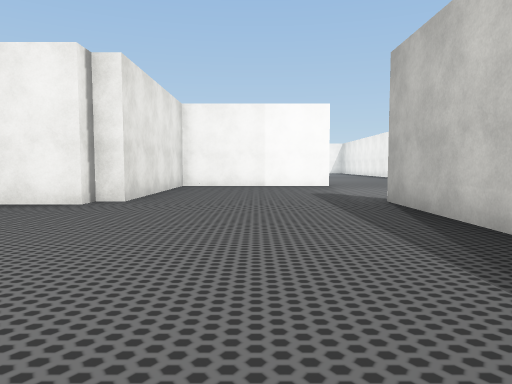
[1] (above)

24 first-person views from a walk through a Unity game level. The camera is 1.2 m above the floor, tilts 4° down and sees 70° across. The floor is counted in squares, 2 m on a side. Each view is taken from the middle of a square. On the plan, view 1 faces up. The plan holds only what a view shows up to about 10 squares ahead; the rest is blank. The place goes on beyond the plan. Some animated figures are not drawn. Door leaves are left out, so doorways stand open. Some surface patterns are stand-ins.

[2]
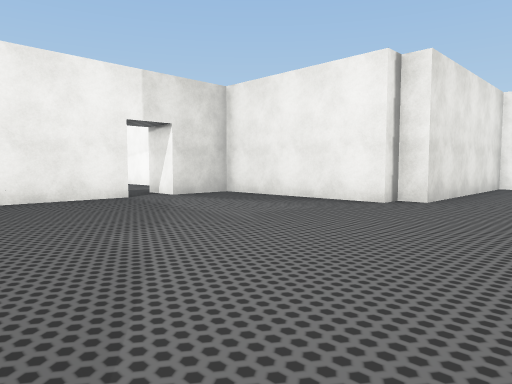

[3]
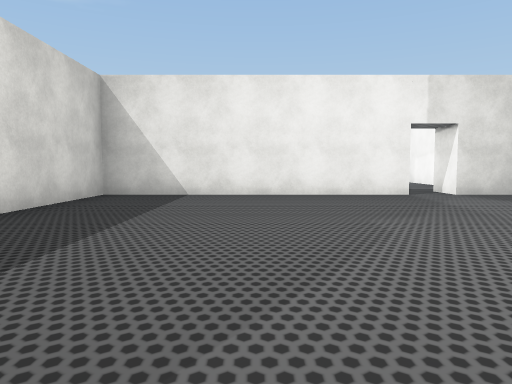

[4]
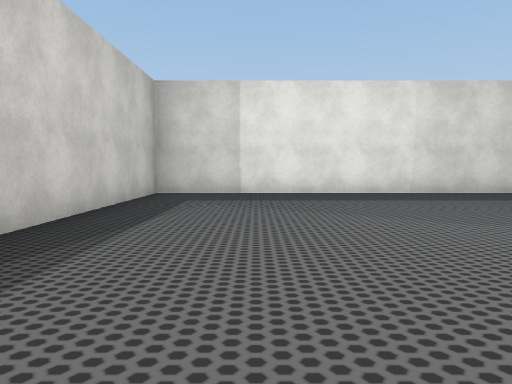

[5]
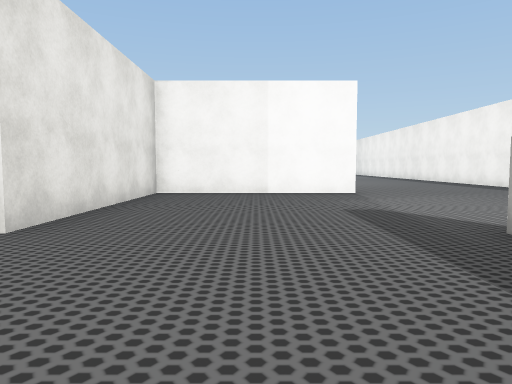

[6]
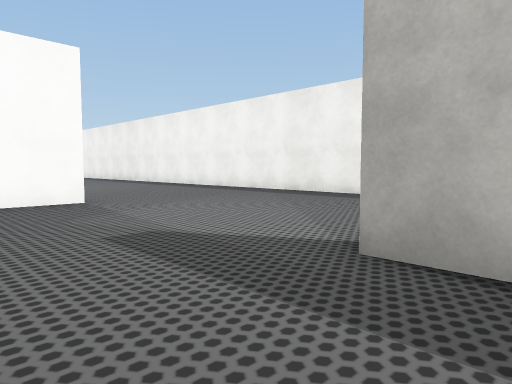

[7]
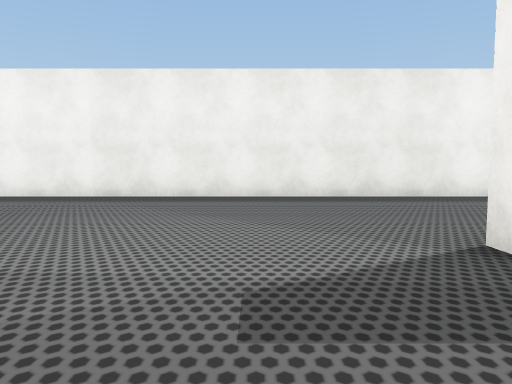

[8]
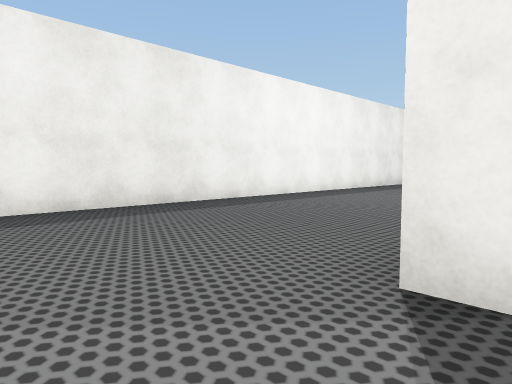

[9]
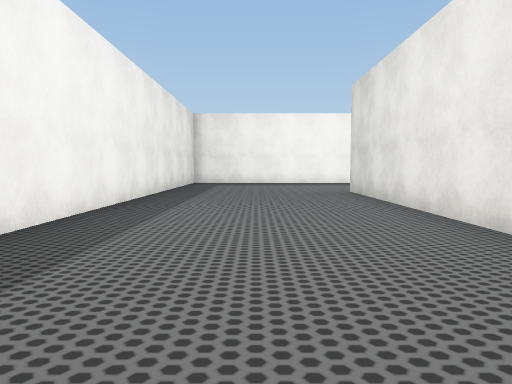

[10]
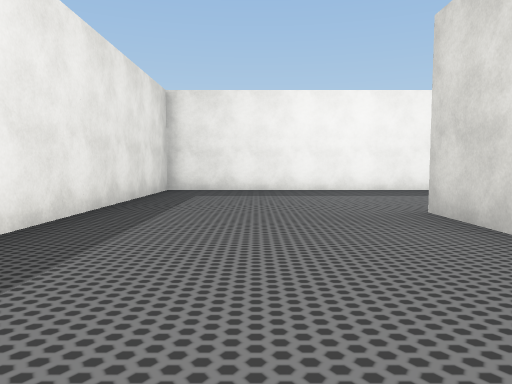

[11]
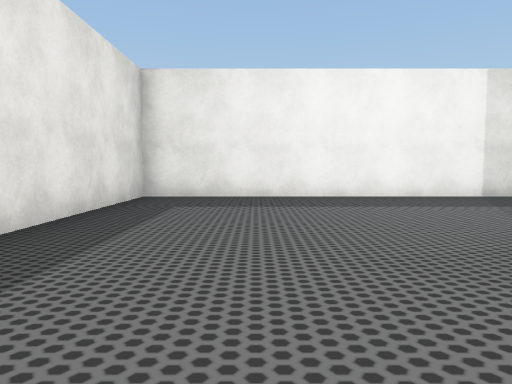

[12]
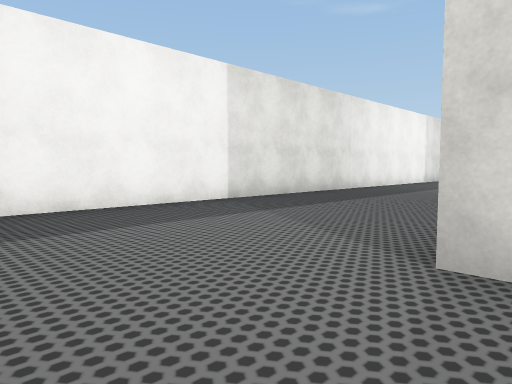

[13]
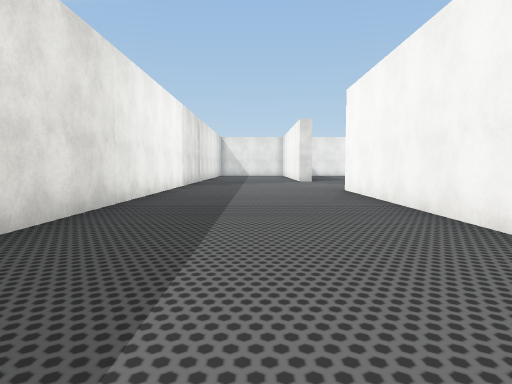

[14]
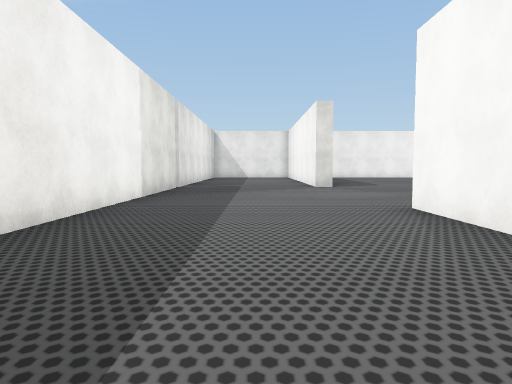

[15]
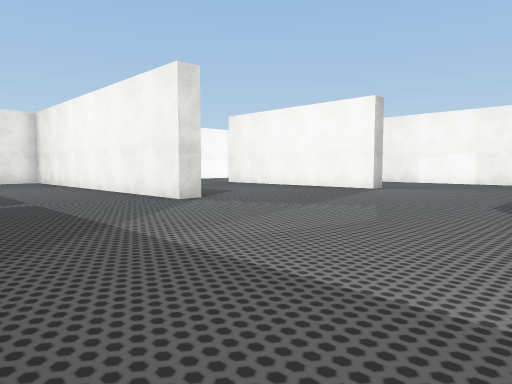

[16]
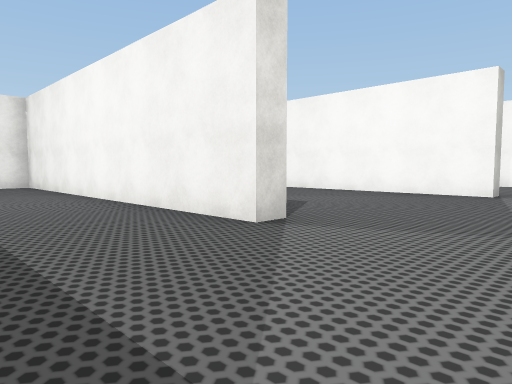

[17]
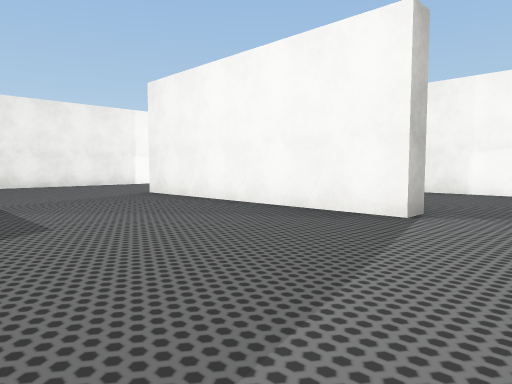

[18]
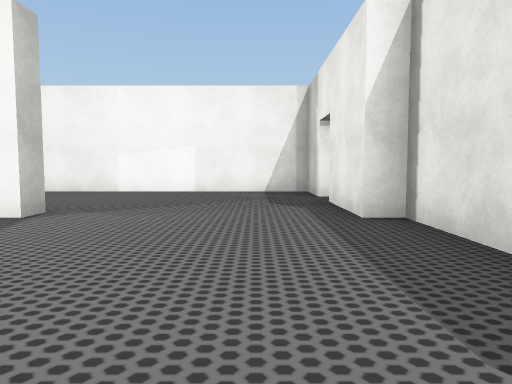

[19]
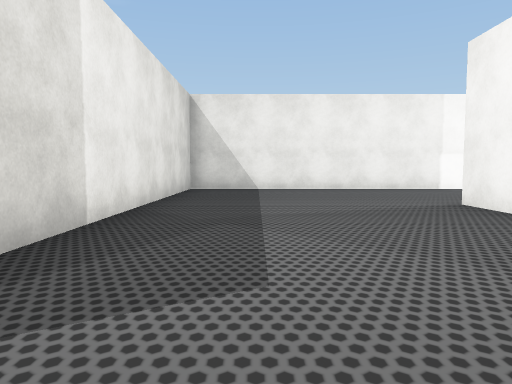

[20]
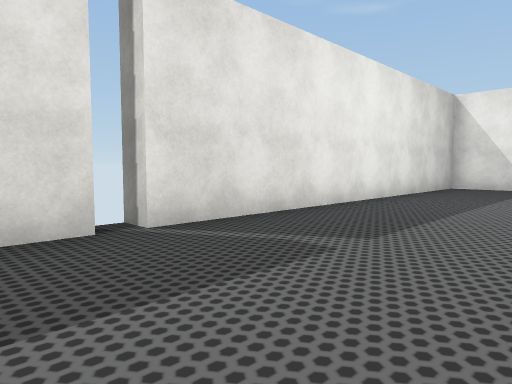

[21]
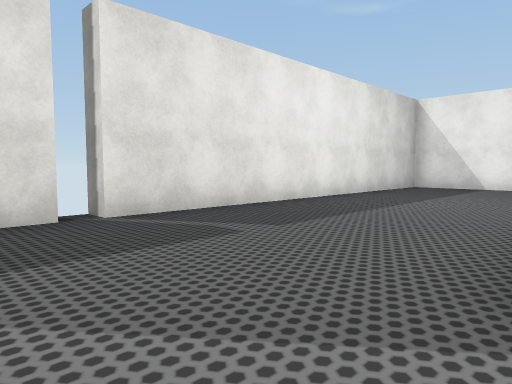

[22]
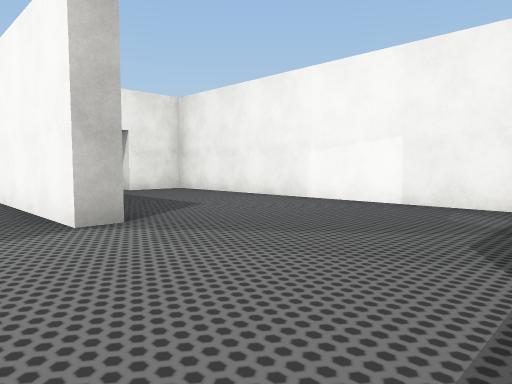

[23]
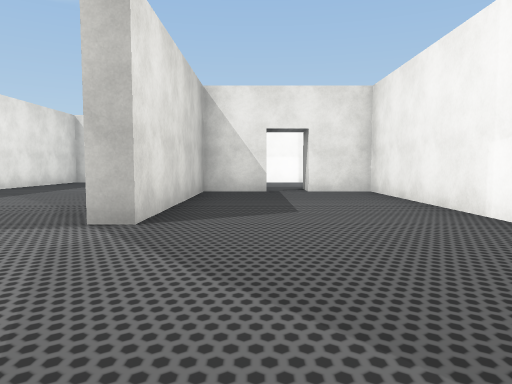

[24]
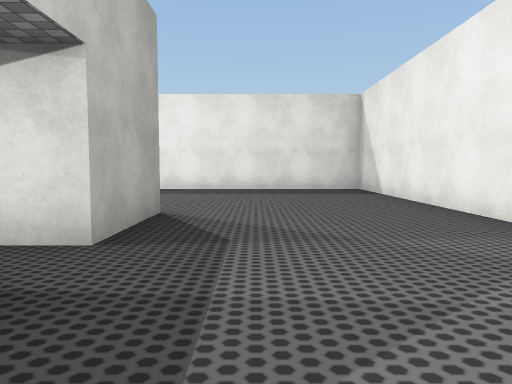

### Floor plan
Ten units are one square. View 1 is at (0, 0); x grows to the right and y downward. Boxes are objects, and circles mark ways between rooms. Rooms are numbered by the first view taken in them; rooms with no view inside come last. Other rooms are left out.
<svg viewBox="-223 -136 300 229">
<path fill="none" stroke="#000" d="M-27 -58 -67 -58 -67 -43M-67 -34 -67 32 23 32 23 -62M-22 -63 -27 -63M-11 37 -72 37M-72 6 -72 -13 -77 -13M27 -19 27 38M-127 36 -127 42M-117 -13 -178 -13M-124 82 72 82 72 -131M-127 82 -127 88M23 -62 28 -62M24 -112 -22 -112 -22 -63M-218 -14 -218 37 -144 37M-167 -34 -167 -18 -117 -18M-77 -13 -77 -32M-67 -43 -77 -43 -77 -58 -167 -58 -167 -43M-218 -36 -218 -14M-167 -43 -178 -43M-178 -13 -178 -33 -170 -33M-218 45 -218 82 -127 82M-127 42 -215 42"/>
<circle cx="0" cy="-60" r="3" fill="#2a7"/>
<circle cx="-70" cy="-40" r="3" fill="#2a7"/>
<circle cx="-95" cy="-15" r="3" fill="#2a7"/>
<circle cx="-195" cy="-15" r="3" fill="#2a7"/>
<circle cx="-125" cy="60" r="3" fill="#2a7"/>
<circle cx="-170" cy="-40" r="3" fill="#2a7"/>
<text x="-30" y="-20">1</text>
<text x="-30" y="40">2</text>
<text x="-120" y="-40">3</text>
<text x="-200" y="-60">4</text>
<text x="-180" y="60">5</text>
</svg>
Room 1 opens to room 2. Room 1 opens to room 3. Room 2 opens to room 3. Room 2 opens to room 4. Room 2 opens to room 5. Room 3 opens to room 4.

Where each view was taken, in squares from view 1:
view 1: 0 up, 0 right, facing up
view 2: 0 up, 0 right, facing up-left
view 3: 0 up, 1 right, facing left
view 4: 5 up, 0 right, facing down
view 5: 3 up, 0 right, facing up
view 6: 5 up, 0 right, facing up-right
view 7: 8 up, 0 right, facing right
view 8: 8 up, 2 right, facing down-right
view 9: 5 up, 5 right, facing down
view 10: 1 up, 5 right, facing down
view 11: 1 down, 5 right, facing down
view 12: 3 down, 5 right, facing down-left
view 13: 6 down, 2 right, facing left
view 14: 6 down, 2 left, facing left
view 15: 8 down, 7 left, facing up-left
view 16: 7 down, 10 left, facing up-left
view 17: 3 down, 10 left, facing up-left
view 18: 3 down, 9 left, facing up
view 19: 2 down, 12 left, facing left
view 20: 5 down, 11 left, facing down-left
view 21: 4 down, 11 left, facing down-left
view 22: 0 up, 8 left, facing up-left
view 23: 3 up, 8 left, facing left
view 24: 6 up, 19 left, facing down
